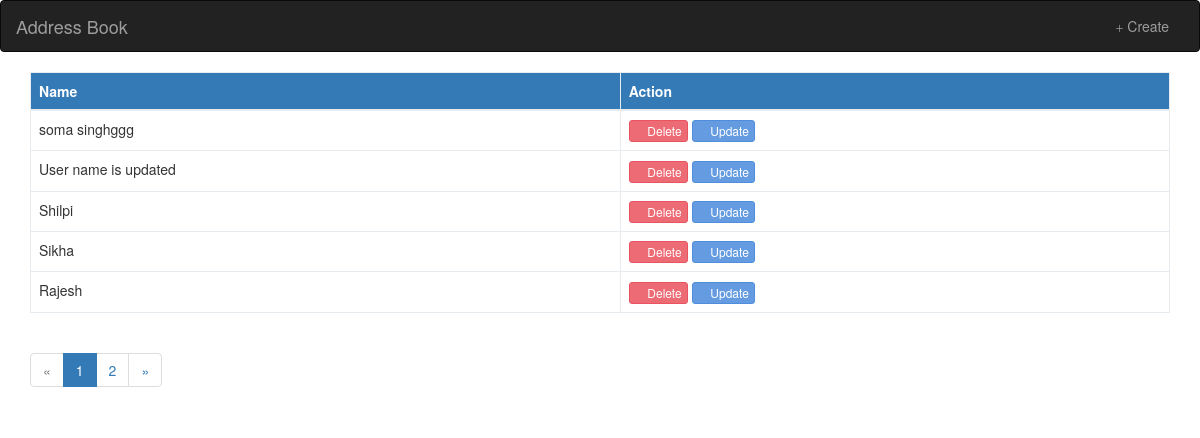
The app's page /, older data.
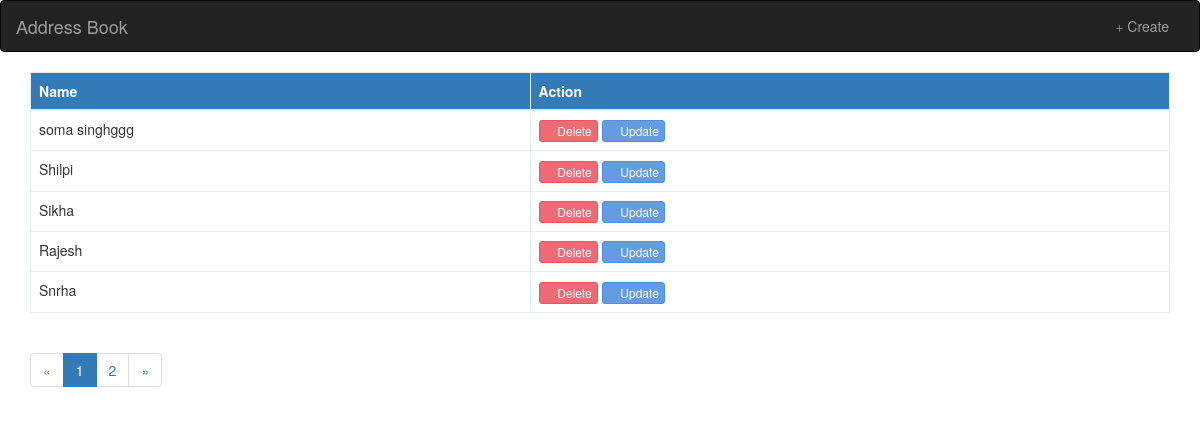
The same page, newer data.
### addrbookapp/models.py (models this page shows)
class Address(models.Model):
    user = models.CharField(max_length = 30)
    address = models.CharField(max_length = 100)
    email_id = models.EmailField(max_length = 50, unique=True)
    phone_number = models.CharField(_('number'), max_length=10 ,unique=True)

### addrbookapp/views.py (the view)
# urls.py: 2. Add a URL to urlpatterns:  url(r'^$', views.home, name='home')
def home(request):
    obj = Address.objects.all()
    page = request.GET.get('page', 1)
    paginator = Paginator(obj, 5)
    try:
        contacts = paginator.page(page)
    except PageNotAnInteger:
        contacts = paginator.page(1)
    except EmptyPage:
        contacts = paginator.page(paginator.num_pages)
    return render(request, 'index.html', { 'contacts': contacts })

### templates/index.html (shortened to what this page needs)
<!DOCTYPE html>
<html lang="en">
<head>
  <link rel="stylesheet" href="/static/css/bootstrap.min.css">
</head>
<body>
<nav class="navbar navbar-inverse">
  <div class="container-fluid">
    <div class="navbar-header">
      <a class="navbar-brand" href="#">Address Book</a>
    </div>
    <div class="collapse navbar-collapse" id="bs-example-navbar-collapse-1">
      <ul class="nav navbar-nav navbar-right">
      <li><a href="/create/"><span class="glyphicon glyphicon-plus"></span> Create</a></li>
      </ul>
    </div>
  </div>
</nav>
    <div class="container">
   <table class="table table-bordered" style="background-color: white">
    <thead class="bg-primary">
      <tr>
        <th>Name</th>
        <th>Action</th>
      </tr>
    </thead>
    <tbody>
    {% for contact in contacts %}
      <tr>
        <td>{{ contact.user }}</td>
        <td>
       <a href='/delete/{{contact.id}}/'><button type="button" class="btn btn-danger btn-xs">
          <span class="glyphicon glyphicon-remove"></span> Delete
        </button></a>
        <a href="/update/{{contact.id}}/"><button type="button" class="btn btn-info btn-xs">
          <span class="glyphicon glyphicon-edit"></span> Update
        </button></a>
        </td>
      </tr>
     {% endfor %}
    </tbody>
  </table>
  {% if contacts.has_other_pages %}
  <ul class="pagination">
    {% if contacts.has_previous %}
      <li><a href="?page={{ contacts.previous_page_number }}">&laquo;</a></li>
    {% else %}
      <li class="disabled"><span>&laquo;</span></li>
    {% endif %}
    {% for i in contacts.paginator.page_range %}
      {% if contacts.number == i %}
        <li class="active"><span>{{ i }} <span class="sr-only">(current)</span></span></li>
      {% else %}
        <li><a href="?page={{ i }}">{{ i }}</a></li>
      {% endif %}
    {% endfor %}
    {% if contacts.has_next %}
      <li><a href="?page={{ contacts.next_page_number }}">&raquo;</a></li>
    {% else %}
      <li class="disabled"><span>&raquo;</span></li>
    {% endif %}
  </ul>
{% endif %}
   </div>
</body>
</html>

Row changes from the older to the newer data that the page shows:
removed Address: user "User name is updated"
now on this page (row unchanged): Address: user "Snrha"
